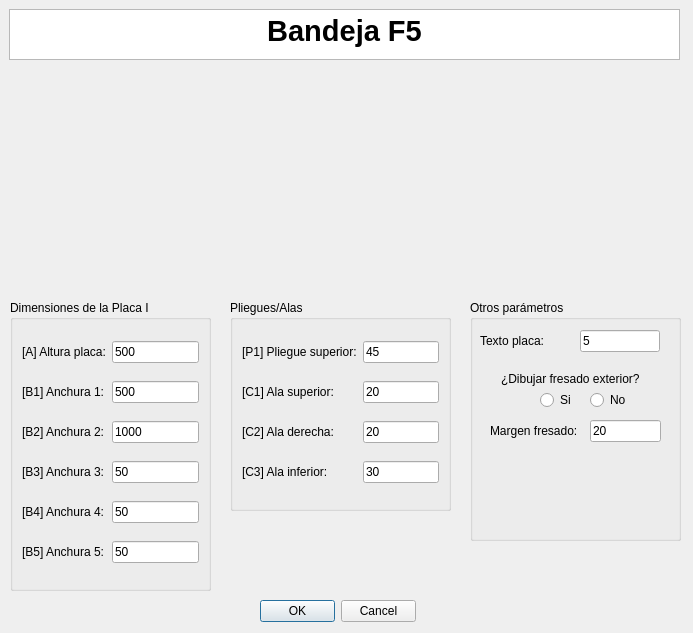
<?xml version="1.0" encoding="UTF-8"?>
<ui version="4.0">
 <class>MyPositionDialog</class>
 <widget class="QDialog" name="MyPositionDialog">
  <property name="geometry">
   <rect>
    <x>0</x>
    <y>0</y>
    <width>693</width>
    <height>633</height>
   </rect>
  </property>
  <property name="windowTitle">
   <string>Enter Position</string>
  </property>
  <property name="whatsThis">
   <string>&lt;html&gt;&lt;head/&gt;&lt;body&gt;&lt;p&gt;Esta ventana de KSDpanel te permite introducir todas las medidas correspondientes del panel seleccionado.&lt;/p&gt;&lt;p&gt;Recuerda que todas las medidas deben de ir en milimetros (mm).&lt;/p&gt;&lt;/body&gt;&lt;/html&gt;</string>
  </property>
  <widget class="QDialogButtonBox" name="buttonBox">
   <property name="geometry">
    <rect>
     <x>260</x>
     <y>600</y>
     <width>156</width>
     <height>23</height>
    </rect>
   </property>
   <property name="orientation">
    <enum>Qt::Horizontal</enum>
   </property>
   <property name="standardButtons">
    <set>QDialogButtonBox::Cancel|QDialogButtonBox::Ok</set>
   </property>
  </widget>
  <widget class="QTextBrowser" name="textBrowser">
   <property name="geometry">
    <rect>
     <x>9</x>
     <y>9</y>
     <width>671</width>
     <height>51</height>
    </rect>
   </property>
   <property name="html">
    <string>&lt;!DOCTYPE HTML PUBLIC &quot;-//W3C//DTD HTML 4.0//EN&quot; &quot;http://www.w3.org/TR/REC-html40/strict.dtd&quot;&gt;
&lt;html&gt;&lt;head&gt;&lt;meta name=&quot;qrichtext&quot; content=&quot;1&quot; /&gt;&lt;style type=&quot;text/css&quot;&gt;
p, li { white-space: pre-wrap; }
&lt;/style&gt;&lt;/head&gt;&lt;body style=&quot; font-family:'MS Shell Dlg 2'; font-size:8.25pt; font-weight:400; font-style:normal;&quot;&gt;
&lt;p align=&quot;center&quot; style=&quot; margin-top:0px; margin-bottom:0px; margin-left:0px; margin-right:0px; -qt-block-indent:0; text-indent:0px;&quot;&gt;&lt;span style=&quot; font-size:22pt; font-weight:600;&quot;&gt;Bandeja F5&lt;/span&gt;&lt;/p&gt;&lt;/body&gt;&lt;/html&gt;</string>
   </property>
  </widget>
  <widget class="QGroupBox" name="groupBox_2">
   <property name="geometry">
    <rect>
     <x>230</x>
     <y>300</y>
     <width>221</width>
     <height>211</height>
    </rect>
   </property>
   <property name="styleSheet">
    <string notr="true">font: 10pt &quot;MS Shell Dlg 2&quot;;</string>
   </property>
   <property name="title">
    <string>Pliegues/Alas</string>
   </property>
   <layout class="QGridLayout" name="gridLayout_2">
    <item row="2" column="1">
     <widget class="QLineEdit" name="alaSuperiorUI">
      <property name="text">
       <string>20</string>
      </property>
     </widget>
    </item>
    <item row="4" column="0">
     <widget class="QLabel" name="label_23">
      <property name="text">
       <string>[C2] Ala derecha:</string>
      </property>
     </widget>
    </item>
    <item row="0" column="0">
     <widget class="QLabel" name="label_13">
      <property name="text">
       <string>[P1] Pliegue superior:</string>
      </property>
     </widget>
    </item>
    <item row="5" column="1">
     <widget class="QLineEdit" name="alaInferiorUI">
      <property name="text">
       <string>30</string>
      </property>
     </widget>
    </item>
    <item row="5" column="0">
     <widget class="QLabel" name="label_12">
      <property name="text">
       <string>[C3] Ala inferior:</string>
      </property>
     </widget>
    </item>
    <item row="2" column="0">
     <widget class="QLabel" name="label_11">
      <property name="text">
       <string>[C1] Ala superior:</string>
      </property>
     </widget>
    </item>
    <item row="0" column="1">
     <widget class="QLineEdit" name="pliegueSuperiorUI">
      <property name="text">
       <string>45</string>
      </property>
     </widget>
    </item>
    <item row="4" column="1">
     <widget class="QLineEdit" name="alaDerechaUI">
      <property name="text">
       <string>20</string>
      </property>
     </widget>
    </item>
   </layout>
  </widget>
  <widget class="QLabel" name="imagenPanelUI">
   <property name="geometry">
    <rect>
     <x>100</x>
     <y>70</y>
     <width>481</width>
     <height>221</height>
    </rect>
   </property>
   <property name="text">
    <string/>
   </property>
   <property name="pixmap">
    <pixmap>../imagenes/REF_008cotas.jpg</pixmap>
   </property>
   <property name="scaledContents">
    <bool>true</bool>
   </property>
   <property name="wordWrap">
    <bool>false</bool>
   </property>
   <property name="margin">
    <number>0</number>
   </property>
   <property name="openExternalLinks">
    <bool>false</bool>
   </property>
  </widget>
  <widget class="QGroupBox" name="groupBox_3">
   <property name="geometry">
    <rect>
     <x>10</x>
     <y>300</y>
     <width>201</width>
     <height>291</height>
    </rect>
   </property>
   <property name="styleSheet">
    <string notr="true">font: 10pt &quot;MS Shell Dlg 2&quot;;</string>
   </property>
   <property name="title">
    <string>Dimensiones de la Placa I</string>
   </property>
   <layout class="QGridLayout" name="gridLayout">
    <item row="1" column="2">
     <widget class="QLineEdit" name="anchura1UI">
      <property name="text">
       <string>500</string>
      </property>
     </widget>
    </item>
    <item row="0" column="2">
     <widget class="QLineEdit" name="alturaPlacaUI">
      <property name="text">
       <string>500</string>
      </property>
     </widget>
    </item>
    <item row="4" column="2">
     <widget class="QLineEdit" name="anchura4UI">
      <property name="text">
       <string>50</string>
      </property>
     </widget>
    </item>
    <item row="3" column="1">
     <widget class="QLabel" name="label_26">
      <property name="text">
       <string>[B3] Anchura 3:</string>
      </property>
     </widget>
    </item>
    <item row="0" column="1">
     <widget class="QLabel" name="label_8">
      <property name="text">
       <string>[A] Altura placa:</string>
      </property>
     </widget>
    </item>
    <item row="1" column="1">
     <widget class="QLabel" name="label_4">
      <property name="text">
       <string>[B1] Anchura 1:</string>
      </property>
     </widget>
    </item>
    <item row="4" column="1">
     <widget class="QLabel" name="label_27">
      <property name="text">
       <string>[B4] Anchura 4:</string>
      </property>
     </widget>
    </item>
    <item row="2" column="1">
     <widget class="QLabel" name="label_22">
      <property name="text">
       <string>[B2] Anchura 2:</string>
      </property>
     </widget>
    </item>
    <item row="3" column="2">
     <widget class="QLineEdit" name="anchura3UI">
      <property name="text">
       <string>50</string>
      </property>
     </widget>
    </item>
    <item row="2" column="2">
     <widget class="QLineEdit" name="anchura2UI">
      <property name="text">
       <string>1000</string>
      </property>
     </widget>
    </item>
    <item row="5" column="2">
     <widget class="QLineEdit" name="anchura5UI">
      <property name="text">
       <string>50</string>
      </property>
     </widget>
    </item>
    <item row="5" column="1">
     <widget class="QLabel" name="label_28">
      <property name="text">
       <string>[B5] Anchura 5:</string>
      </property>
     </widget>
    </item>
   </layout>
  </widget>
  <widget class="QGroupBox" name="groupBox_4">
   <property name="geometry">
    <rect>
     <x>470</x>
     <y>300</y>
     <width>211</width>
     <height>241</height>
    </rect>
   </property>
   <property name="styleSheet">
    <string notr="true">font: 10pt &quot;MS Shell Dlg 2&quot;;</string>
   </property>
   <property name="title">
    <string>Otros parámetros</string>
   </property>
   <widget class="QLabel" name="label">
    <property name="geometry">
     <rect>
      <x>10</x>
      <y>30</y>
      <width>95</width>
      <height>22</height>
     </rect>
    </property>
    <property name="text">
     <string>Texto placa:</string>
    </property>
   </widget>
   <widget class="QLineEdit" name="textoDescriptivoA0UI">
    <property name="geometry">
     <rect>
      <x>110</x>
      <y>30</y>
      <width>80</width>
      <height>22</height>
     </rect>
    </property>
    <property name="text">
     <string>5</string>
    </property>
   </widget>
   <widget class="QLabel" name="label_2">
    <property name="geometry">
     <rect>
      <x>31</x>
      <y>71</y>
      <width>148</width>
      <height>16</height>
     </rect>
    </property>
    <property name="mouseTracking">
     <bool>false</bool>
    </property>
    <property name="text">
     <string>¿Dibujar fresado exterior?</string>
    </property>
    <property name="buddy">
     <cstring>label_2</cstring>
    </property>
   </widget>
   <widget class="QRadioButton" name="noCrearFresadoUI">
    <property name="geometry">
     <rect>
      <x>120</x>
      <y>90</y>
      <width>38</width>
      <height>20</height>
     </rect>
    </property>
    <property name="text">
     <string>No</string>
    </property>
   </widget>
   <widget class="QRadioButton" name="crearFresadoUI">
    <property name="geometry">
     <rect>
      <x>70</x>
      <y>90</y>
      <width>34</width>
      <height>20</height>
     </rect>
    </property>
    <property name="text">
     <string>Si</string>
    </property>
    <property name="checked">
     <bool>false</bool>
    </property>
   </widget>
   <widget class="QLabel" name="label_3">
    <property name="geometry">
     <rect>
      <x>20</x>
      <y>120</y>
      <width>107</width>
      <height>22</height>
     </rect>
    </property>
    <property name="text">
     <string>Margen fresado:</string>
    </property>
   </widget>
   <widget class="QLineEdit" name="margenFresadoUI">
    <property name="geometry">
     <rect>
      <x>120</x>
      <y>120</y>
      <width>71</width>
      <height>22</height>
     </rect>
    </property>
    <property name="text">
     <string>20</string>
    </property>
   </widget>
  </widget>
  <zorder>groupBox_2</zorder>
  <zorder>buttonBox</zorder>
  <zorder>textBrowser</zorder>
  <zorder>imagenPanelUI</zorder>
  <zorder>groupBox_3</zorder>
  <zorder>groupBox_4</zorder>
 </widget>
 <resources/>
 <connections>
  <connection>
   <sender>buttonBox</sender>
   <signal>accepted()</signal>
   <receiver>MyPositionDialog</receiver>
   <slot>accept()</slot>
   <hints>
    <hint type="sourcelabel">
     <x>248</x>
     <y>254</y>
    </hint>
    <hint type="destinationlabel">
     <x>157</x>
     <y>274</y>
    </hint>
   </hints>
  </connection>
  <connection>
   <sender>buttonBox</sender>
   <signal>rejected()</signal>
   <receiver>MyPositionDialog</receiver>
   <slot>reject()</slot>
   <hints>
    <hint type="sourcelabel">
     <x>316</x>
     <y>260</y>
    </hint>
    <hint type="destinationlabel">
     <x>286</x>
     <y>274</y>
    </hint>
   </hints>
  </connection>
 </connections>
</ui>
